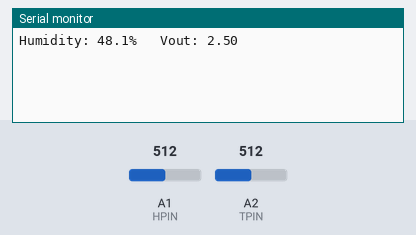
The sketch below on a simulated Arduino Uno, built with avr-gcc and run on an emulated ATmega328P. On the bench: the last lines printed to the serial monitor. The test bench sets the inputs (shaded band); at power-on: A1 (HPIN) = 512, A2 (TPIN) = 512.

Above: at 1.2 s.
1.3 s: A1 (HPIN) set to 716
At 6.2 s:
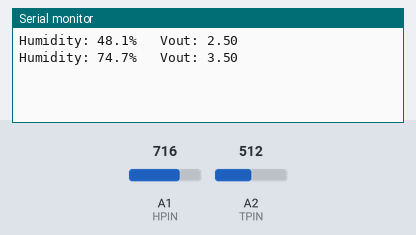
7.4 s: A2 (TPIN) set to 716
At 11.6 s:
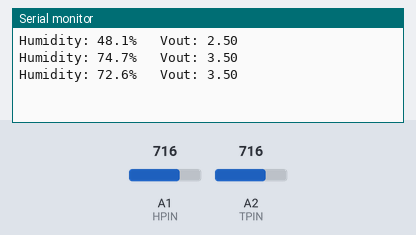
13.5 s: A1 (HPIN) set to 900
At 17.1 s:
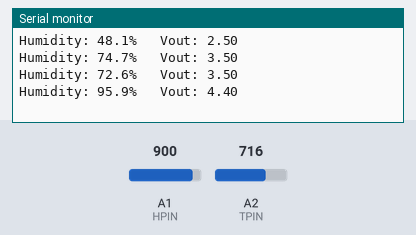
19.6 s: A2 (TPIN) set to 900
At 22.5 s:
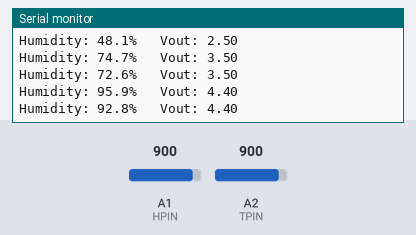
Timing chart, 0 to 24.0 s (numbered marks = the images above; inputs shaded):
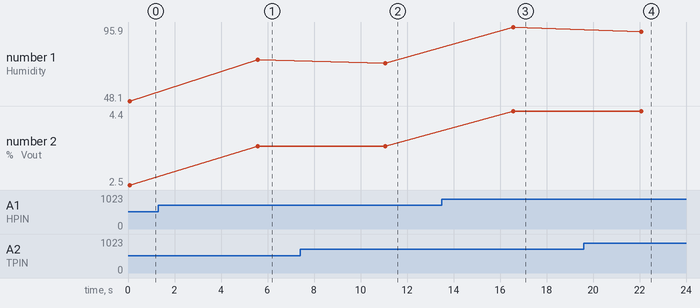

Measured:
- after the input at 1.3 s, the serial monitor: prints a new line after 4.3 s (image 1)
- after the input at 7.4 s, the serial monitor: prints a new line after 3.7 s (image 2)
- after the input at 13.5 s, the serial monitor: prints a new line after 3.1 s (image 3)
- after the input at 19.6 s, the serial monitor: prints a new line after 2.5 s (image 4)
- plotted number 1: 48.1 → 74.7 after the input at 1.3 s, 74.7 → 72.6 after the input at 7.4 s, 72.6 → 95.9 after the input at 13.5 s, 95.9 → 92.8 after the input at 19.6 s
- plotted number 2: 2.5 → 3.5 after the input at 1.3 s, 3.5 → 4.4 after the input at 13.5 s

The sketch:

HumiditySensor.ino
```cpp
#define Vin 5.0
#define voltDrop 0.0062    //as temp increases, Vout drops by this amount
#define maxV 3.9
#define minV 0.7
int HPIN = A1;
int TPIN = A2;
float reading, Vout, H, RH, maxAdjust;

float fTemp, cTemp, kTemp;   //Fahrenheit, Celsisus, Kelvin
float inverseTemp;    //result of simplified Steinhart-Hart eqn.
float tResistance;  //thermal resistance
float adcReading;
float roomT = 298.15;  //room temperature in Kelvins
float roomR = 10000;   //thermistor resistance at room temperature
float R = 10000;   //10k resistor used in voltage divider
float B = 3950;   //thermistor coefficient
int i = 0;

void setup() {
  Serial.begin(9600);
  delay(70);  //70 ms setting time
}

void loop() {
  adcReading = (float)analogRead(TPIN);
  tResistance = 1023 - adcReading;
  tResistance = (adcReading * R)/tResistance;

  //Resistance to Temperature Conversion
  inverseTemp = log(tResistance/roomR);
  inverseTemp = inverseTemp/B;
  inverseTemp = (1/roomT) + inverseTemp;
  kTemp = 1/inverseTemp;
  cTemp = kTemp - 273.15;       //converts from Kelvin to Celsius
  fTemp = (cTemp * 1.8) + 32.0;   //converts from Celsius to Fahrenheit

  //Used to discard innaccurate first analogRead() value
//  if (i > 0){
//    Serial.print("Resistance: ");
//    Serial.print(tResistance);
//    Serial.print("\t\tTemperature: ");
//    //Serial.print(cTemp);
//    Serial.print(fTemp);
//    Serial.print("\n");
//  }
  if (i == 0){
    i++;
  }

  reading = (float)analogRead(HPIN);
  //ADC reading to voltage conversion
  Vout = (reading*Vin)/1023.0;
  //Max voltage adjustment
  maxAdjust = maxV - (0.0062 * cTemp);
  //Datasheet transfer function
  H = ((Vout - minV)/maxAdjust) * 100;
  //H = ((Vout - 0.958)/0.0307) * 100;
  //H = 161.0 * Vout / Vin - 25.8;
  //RH = H/(1.0456 - 0.0026 * 11.11);

  Serial.print("Humidity: ");
  Serial.print(H, 1);
  Serial.print("%\t Vout: ");
  Serial.println(Vout);

  delay(5500);    //5 second response time stated in datasheet
}
```
